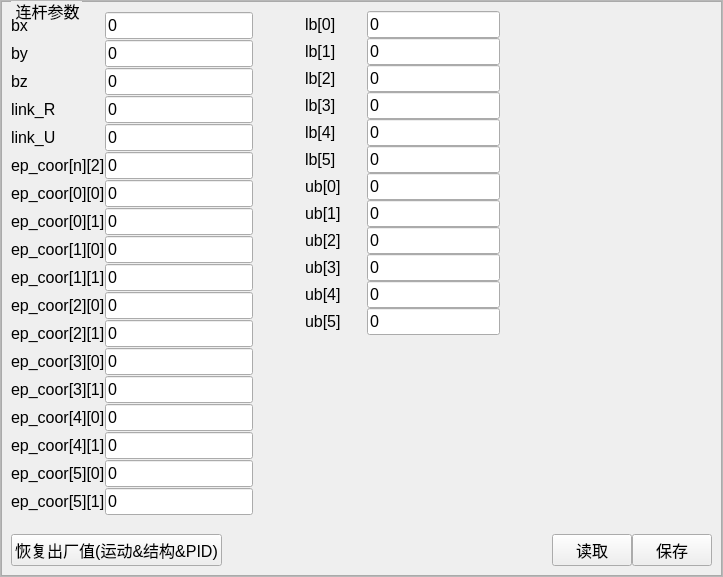
<?xml version="1.0" encoding="UTF-8"?>
<ui version="4.0">
 <class>cstructparam</class>
 <widget class="QWidget" name="cstructparam">
  <property name="geometry">
   <rect>
    <x>0</x>
    <y>0</y>
    <width>723</width>
    <height>577</height>
   </rect>
  </property>
  <property name="font">
   <font>
    <pointsize>12</pointsize>
   </font>
  </property>
  <property name="windowTitle">
   <string>Form</string>
  </property>
  <layout class="QGridLayout" name="gridLayout">
   <property name="leftMargin">
    <number>0</number>
   </property>
   <property name="topMargin">
    <number>0</number>
   </property>
   <property name="rightMargin">
    <number>0</number>
   </property>
   <property name="bottomMargin">
    <number>0</number>
   </property>
   <item row="0" column="0">
    <widget class="QFrame" name="frame">
     <property name="frameShape">
      <enum>QFrame::StyledPanel</enum>
     </property>
     <property name="frameShadow">
      <enum>QFrame::Raised</enum>
     </property>
     <layout class="QGridLayout" name="gridLayout_5">
      <property name="leftMargin">
       <number>0</number>
      </property>
      <property name="topMargin">
       <number>0</number>
      </property>
      <property name="rightMargin">
       <number>0</number>
      </property>
      <property name="bottomMargin">
       <number>0</number>
      </property>
      <item row="0" column="0">
       <widget class="QGroupBox" name="grbLink">
        <property name="styleSheet">
         <string notr="true">QGroupBox {
            border-color: rgb(170, 170, 170);
            border-width: 1px;
            border-style: solid;
            margin-top: 1ex;
			font: 16px
        }
        QGroupBox::title {
            subcontrol-origin: margin;
            subcontrol-position: top left;
            left: 10px;
            margin-left: 2px;
            padding: 0  0px;
        }</string>
        </property>
        <property name="title">
         <string>连杆参数</string>
        </property>
        <property name="alignment">
         <set>Qt::AlignLeading|Qt::AlignLeft|Qt::AlignVCenter</set>
        </property>
        <layout class="QGridLayout" name="gridLayout_2">
         <property name="horizontalSpacing">
          <number>20</number>
         </property>
         <item row="0" column="0">
          <layout class="QGridLayout" name="gridLayout_3">
           <item row="12" column="0">
            <widget class="QLabel" name="label_31">
             <property name="font">
              <font>
               <pointsize>12</pointsize>
              </font>
             </property>
             <property name="text">
              <string>ep_coor[3][0]</string>
             </property>
            </widget>
           </item>
           <item row="9" column="1">
            <widget class="QLineEdit" name="ep_c11">
             <property name="font">
              <font>
               <pointsize>12</pointsize>
              </font>
             </property>
             <property name="text">
              <string>0</string>
             </property>
            </widget>
           </item>
           <item row="12" column="1">
            <widget class="QLineEdit" name="ep_c30">
             <property name="font">
              <font>
               <pointsize>12</pointsize>
              </font>
             </property>
             <property name="text">
              <string>0</string>
             </property>
            </widget>
           </item>
           <item row="5" column="0">
            <widget class="QLabel" name="label_25">
             <property name="font">
              <font>
               <pointsize>12</pointsize>
              </font>
             </property>
             <property name="text">
              <string>ep_coor[n][2]</string>
             </property>
            </widget>
           </item>
           <item row="15" column="0">
            <widget class="QLabel" name="label_34">
             <property name="font">
              <font>
               <pointsize>12</pointsize>
              </font>
             </property>
             <property name="text">
              <string>ep_coor[4][1]</string>
             </property>
            </widget>
           </item>
           <item row="3" column="0">
            <widget class="QLabel" name="label_21">
             <property name="font">
              <font>
               <pointsize>12</pointsize>
              </font>
             </property>
             <property name="text">
              <string>link_R</string>
             </property>
            </widget>
           </item>
           <item row="3" column="1">
            <widget class="QLineEdit" name="link_R">
             <property name="font">
              <font>
               <pointsize>12</pointsize>
              </font>
             </property>
             <property name="text">
              <string>0</string>
             </property>
            </widget>
           </item>
           <item row="16" column="1">
            <widget class="QLineEdit" name="ep_c50">
             <property name="font">
              <font>
               <pointsize>12</pointsize>
              </font>
             </property>
             <property name="text">
              <string>0</string>
             </property>
            </widget>
           </item>
           <item row="15" column="1">
            <widget class="QLineEdit" name="ep_c41">
             <property name="font">
              <font>
               <pointsize>12</pointsize>
              </font>
             </property>
             <property name="text">
              <string>0</string>
             </property>
            </widget>
           </item>
           <item row="17" column="1">
            <widget class="QLineEdit" name="ep_c51">
             <property name="font">
              <font>
               <pointsize>12</pointsize>
              </font>
             </property>
             <property name="text">
              <string>0</string>
             </property>
            </widget>
           </item>
           <item row="6" column="1">
            <widget class="QLineEdit" name="ep_c00">
             <property name="font">
              <font>
               <pointsize>12</pointsize>
              </font>
             </property>
             <property name="text">
              <string>0</string>
             </property>
            </widget>
           </item>
           <item row="11" column="0">
            <widget class="QLabel" name="label_30">
             <property name="font">
              <font>
               <pointsize>12</pointsize>
              </font>
             </property>
             <property name="text">
              <string>ep_coor[2][1]</string>
             </property>
            </widget>
           </item>
           <item row="6" column="0">
            <widget class="QLabel" name="label_26">
             <property name="font">
              <font>
               <pointsize>12</pointsize>
              </font>
             </property>
             <property name="text">
              <string>ep_coor[0][0]</string>
             </property>
            </widget>
           </item>
           <item row="8" column="0">
            <widget class="QLabel" name="label_28">
             <property name="font">
              <font>
               <pointsize>12</pointsize>
              </font>
             </property>
             <property name="text">
              <string>ep_coor[1][0]</string>
             </property>
            </widget>
           </item>
           <item row="7" column="0">
            <widget class="QLabel" name="label_27">
             <property name="font">
              <font>
               <pointsize>12</pointsize>
              </font>
             </property>
             <property name="text">
              <string>ep_coor[0][1]</string>
             </property>
            </widget>
           </item>
           <item row="10" column="0">
            <widget class="QLabel" name="label_29">
             <property name="font">
              <font>
               <pointsize>12</pointsize>
              </font>
             </property>
             <property name="text">
              <string>ep_coor[2][0]</string>
             </property>
            </widget>
           </item>
           <item row="7" column="1">
            <widget class="QLineEdit" name="ep_c01">
             <property name="font">
              <font>
               <pointsize>12</pointsize>
              </font>
             </property>
             <property name="text">
              <string>0</string>
             </property>
            </widget>
           </item>
           <item row="10" column="1">
            <widget class="QLineEdit" name="ep_c20">
             <property name="font">
              <font>
               <pointsize>12</pointsize>
              </font>
             </property>
             <property name="text">
              <string>0</string>
             </property>
            </widget>
           </item>
           <item row="8" column="1">
            <widget class="QLineEdit" name="ep_c10">
             <property name="font">
              <font>
               <pointsize>12</pointsize>
              </font>
             </property>
             <property name="text">
              <string>0</string>
             </property>
            </widget>
           </item>
           <item row="14" column="0">
            <widget class="QLabel" name="label_33">
             <property name="font">
              <font>
               <pointsize>12</pointsize>
              </font>
             </property>
             <property name="text">
              <string>ep_coor[4][0]</string>
             </property>
            </widget>
           </item>
           <item row="17" column="0">
            <widget class="QLabel" name="label_36">
             <property name="font">
              <font>
               <pointsize>12</pointsize>
              </font>
             </property>
             <property name="text">
              <string>ep_coor[5][1]</string>
             </property>
            </widget>
           </item>
           <item row="13" column="1">
            <widget class="QLineEdit" name="ep_c31">
             <property name="font">
              <font>
               <pointsize>12</pointsize>
              </font>
             </property>
             <property name="text">
              <string>0</string>
             </property>
            </widget>
           </item>
           <item row="14" column="1">
            <widget class="QLineEdit" name="ep_c40">
             <property name="font">
              <font>
               <pointsize>12</pointsize>
              </font>
             </property>
             <property name="text">
              <string>0</string>
             </property>
            </widget>
           </item>
           <item row="0" column="0">
            <widget class="QLabel" name="lblE">
             <property name="font">
              <font>
               <pointsize>12</pointsize>
              </font>
             </property>
             <property name="text">
              <string>bx</string>
             </property>
            </widget>
           </item>
           <item row="1" column="0">
            <widget class="QLabel" name="label_22">
             <property name="font">
              <font>
               <pointsize>12</pointsize>
              </font>
             </property>
             <property name="text">
              <string>by</string>
             </property>
            </widget>
           </item>
           <item row="0" column="1">
            <widget class="QLineEdit" name="bx">
             <property name="font">
              <font>
               <pointsize>12</pointsize>
              </font>
             </property>
             <property name="text">
              <string>0</string>
             </property>
            </widget>
           </item>
           <item row="1" column="1">
            <widget class="QLineEdit" name="by">
             <property name="font">
              <font>
               <pointsize>12</pointsize>
              </font>
             </property>
             <property name="text">
              <string>0</string>
             </property>
            </widget>
           </item>
           <item row="2" column="0">
            <widget class="QLabel" name="label_23">
             <property name="font">
              <font>
               <pointsize>12</pointsize>
              </font>
             </property>
             <property name="text">
              <string>bz</string>
             </property>
            </widget>
           </item>
           <item row="2" column="1">
            <widget class="QLineEdit" name="bz">
             <property name="font">
              <font>
               <pointsize>12</pointsize>
              </font>
             </property>
             <property name="text">
              <string>0</string>
             </property>
            </widget>
           </item>
           <item row="4" column="0">
            <widget class="QLabel" name="label_24">
             <property name="font">
              <font>
               <pointsize>12</pointsize>
              </font>
             </property>
             <property name="text">
              <string>link_U</string>
             </property>
            </widget>
           </item>
           <item row="4" column="1">
            <widget class="QLineEdit" name="link_U">
             <property name="font">
              <font>
               <pointsize>12</pointsize>
              </font>
             </property>
             <property name="text">
              <string>0</string>
             </property>
            </widget>
           </item>
           <item row="11" column="1">
            <widget class="QLineEdit" name="ep_c21">
             <property name="font">
              <font>
               <pointsize>12</pointsize>
              </font>
             </property>
             <property name="text">
              <string>0</string>
             </property>
            </widget>
           </item>
           <item row="13" column="0">
            <widget class="QLabel" name="label_32">
             <property name="font">
              <font>
               <pointsize>12</pointsize>
              </font>
             </property>
             <property name="text">
              <string>ep_coor[3][1]</string>
             </property>
            </widget>
           </item>
           <item row="16" column="0">
            <widget class="QLabel" name="label_35">
             <property name="font">
              <font>
               <pointsize>12</pointsize>
              </font>
             </property>
             <property name="text">
              <string>ep_coor[5][0]</string>
             </property>
            </widget>
           </item>
           <item row="9" column="0">
            <widget class="QLabel" name="label_37">
             <property name="font">
              <font>
               <pointsize>12</pointsize>
              </font>
             </property>
             <property name="text">
              <string>ep_coor[1][1]</string>
             </property>
            </widget>
           </item>
           <item row="5" column="1">
            <widget class="QLineEdit" name="ep_cn2">
             <property name="font">
              <font>
               <pointsize>12</pointsize>
              </font>
             </property>
             <property name="text">
              <string>0</string>
             </property>
            </widget>
           </item>
          </layout>
         </item>
         <item row="0" column="2">
          <layout class="QGridLayout" name="gridLayout_6">
           <item row="0" column="0">
            <layout class="QGridLayout" name="gridLayout_4">
             <item row="10" column="1">
              <widget class="QLineEdit" name="ub4">
               <property name="font">
                <font>
                 <pointsize>12</pointsize>
                </font>
               </property>
               <property name="text">
                <string>0</string>
               </property>
              </widget>
             </item>
             <item row="4" column="1">
              <widget class="QLineEdit" name="lb4">
               <property name="font">
                <font>
                 <pointsize>12</pointsize>
                </font>
               </property>
               <property name="text">
                <string>0</string>
               </property>
              </widget>
             </item>
             <item row="5" column="1">
              <widget class="QLineEdit" name="lb5">
               <property name="font">
                <font>
                 <pointsize>12</pointsize>
                </font>
               </property>
               <property name="text">
                <string>0</string>
               </property>
              </widget>
             </item>
             <item row="5" column="0">
              <widget class="QLabel" name="label_42">
               <property name="font">
                <font>
                 <pointsize>12</pointsize>
                </font>
               </property>
               <property name="text">
                <string>lb[5]</string>
               </property>
              </widget>
             </item>
             <item row="4" column="0">
              <widget class="QLabel" name="label_43">
               <property name="font">
                <font>
                 <pointsize>12</pointsize>
                </font>
               </property>
               <property name="text">
                <string>lb[4]</string>
               </property>
              </widget>
             </item>
             <item row="3" column="0">
              <widget class="QLabel" name="label_44">
               <property name="font">
                <font>
                 <pointsize>12</pointsize>
                </font>
               </property>
               <property name="text">
                <string>lb[3]</string>
               </property>
              </widget>
             </item>
             <item row="7" column="1">
              <widget class="QLineEdit" name="ub1">
               <property name="font">
                <font>
                 <pointsize>12</pointsize>
                </font>
               </property>
               <property name="text">
                <string>0</string>
               </property>
              </widget>
             </item>
             <item row="9" column="0">
              <widget class="QLabel" name="label_38">
               <property name="font">
                <font>
                 <pointsize>12</pointsize>
                </font>
               </property>
               <property name="text">
                <string>ub[3]</string>
               </property>
              </widget>
             </item>
             <item row="8" column="1">
              <widget class="QLineEdit" name="ub2">
               <property name="font">
                <font>
                 <pointsize>12</pointsize>
                </font>
               </property>
               <property name="text">
                <string>0</string>
               </property>
              </widget>
             </item>
             <item row="6" column="0">
              <widget class="QLabel" name="label_55">
               <property name="font">
                <font>
                 <pointsize>12</pointsize>
                </font>
               </property>
               <property name="text">
                <string>ub[0]</string>
               </property>
              </widget>
             </item>
             <item row="11" column="1">
              <widget class="QLineEdit" name="ub5">
               <property name="font">
                <font>
                 <pointsize>12</pointsize>
                </font>
               </property>
               <property name="text">
                <string>0</string>
               </property>
              </widget>
             </item>
             <item row="11" column="0">
              <widget class="QLabel" name="label_50">
               <property name="font">
                <font>
                 <pointsize>12</pointsize>
                </font>
               </property>
               <property name="text">
                <string>ub[5]</string>
               </property>
              </widget>
             </item>
             <item row="9" column="1">
              <widget class="QLineEdit" name="ub3">
               <property name="font">
                <font>
                 <pointsize>12</pointsize>
                </font>
               </property>
               <property name="text">
                <string>0</string>
               </property>
              </widget>
             </item>
             <item row="8" column="0">
              <widget class="QLabel" name="label_54">
               <property name="font">
                <font>
                 <pointsize>12</pointsize>
                </font>
               </property>
               <property name="text">
                <string>ub[2]</string>
               </property>
              </widget>
             </item>
             <item row="7" column="0">
              <widget class="QLabel" name="label_53">
               <property name="font">
                <font>
                 <pointsize>12</pointsize>
                </font>
               </property>
               <property name="text">
                <string>ub[1]</string>
               </property>
              </widget>
             </item>
             <item row="6" column="1">
              <widget class="QLineEdit" name="ub0">
               <property name="font">
                <font>
                 <pointsize>12</pointsize>
                </font>
               </property>
               <property name="text">
                <string>0</string>
               </property>
              </widget>
             </item>
             <item row="10" column="0">
              <widget class="QLabel" name="label_52">
               <property name="font">
                <font>
                 <pointsize>12</pointsize>
                </font>
               </property>
               <property name="text">
                <string>ub[4]</string>
               </property>
              </widget>
             </item>
             <item row="1" column="0">
              <widget class="QLabel" name="label_47">
               <property name="font">
                <font>
                 <pointsize>12</pointsize>
                </font>
               </property>
               <property name="text">
                <string>lb[1]</string>
               </property>
              </widget>
             </item>
             <item row="0" column="1">
              <widget class="QLineEdit" name="lb0">
               <property name="font">
                <font>
                 <pointsize>12</pointsize>
                </font>
               </property>
               <property name="text">
                <string>0</string>
               </property>
              </widget>
             </item>
             <item row="3" column="1">
              <widget class="QLineEdit" name="lb3">
               <property name="font">
                <font>
                 <pointsize>12</pointsize>
                </font>
               </property>
               <property name="text">
                <string>0</string>
               </property>
              </widget>
             </item>
             <item row="2" column="0">
              <widget class="QLabel" name="label_46">
               <property name="font">
                <font>
                 <pointsize>12</pointsize>
                </font>
               </property>
               <property name="text">
                <string>lb[2]</string>
               </property>
              </widget>
             </item>
             <item row="1" column="1">
              <widget class="QLineEdit" name="lb1">
               <property name="font">
                <font>
                 <pointsize>12</pointsize>
                </font>
               </property>
               <property name="text">
                <string>0</string>
               </property>
              </widget>
             </item>
             <item row="2" column="1">
              <widget class="QLineEdit" name="lb2">
               <property name="font">
                <font>
                 <pointsize>12</pointsize>
                </font>
               </property>
               <property name="text">
                <string>0</string>
               </property>
              </widget>
             </item>
             <item row="0" column="0">
              <widget class="QLabel" name="label_48">
               <property name="font">
                <font>
                 <pointsize>12</pointsize>
                </font>
               </property>
               <property name="text">
                <string>lb[0]       </string>
               </property>
              </widget>
             </item>
            </layout>
           </item>
           <item row="1" column="0">
            <spacer name="verticalSpacer">
             <property name="orientation">
              <enum>Qt::Vertical</enum>
             </property>
             <property name="sizeHint" stdset="0">
              <size>
               <width>20</width>
               <height>40</height>
              </size>
             </property>
            </spacer>
           </item>
          </layout>
         </item>
         <item row="1" column="3">
          <layout class="QHBoxLayout" name="horizontalLayout">
           <item>
            <spacer name="horizontalSpacer_3">
             <property name="orientation">
              <enum>Qt::Horizontal</enum>
             </property>
             <property name="sizeHint" stdset="0">
              <size>
               <width>40</width>
               <height>20</height>
              </size>
             </property>
            </spacer>
           </item>
           <item>
            <widget class="QPushButton" name="readBtn">
             <property name="font">
              <font>
               <pointsize>12</pointsize>
              </font>
             </property>
             <property name="text">
              <string>读取</string>
             </property>
            </widget>
           </item>
           <item>
            <widget class="QPushButton" name="saveBtn">
             <property name="font">
              <font>
               <pointsize>12</pointsize>
              </font>
             </property>
             <property name="text">
              <string>保存</string>
             </property>
            </widget>
           </item>
          </layout>
         </item>
         <item row="1" column="0">
          <layout class="QHBoxLayout" name="horizontalLayout_2">
           <item>
            <widget class="QPushButton" name="restoreParam">
             <property name="font">
              <font>
               <pointsize>12</pointsize>
              </font>
             </property>
             <property name="text">
              <string>恢复出厂值(运动&amp;&amp;结构&amp;&amp;PID)</string>
             </property>
            </widget>
           </item>
           <item>
            <spacer name="horizontalSpacer_2">
             <property name="orientation">
              <enum>Qt::Horizontal</enum>
             </property>
             <property name="sizeHint" stdset="0">
              <size>
               <width>40</width>
               <height>20</height>
              </size>
             </property>
            </spacer>
           </item>
          </layout>
         </item>
         <item row="0" column="1">
          <spacer name="horizontalSpacer">
           <property name="orientation">
            <enum>Qt::Horizontal</enum>
           </property>
           <property name="sizeHint" stdset="0">
            <size>
             <width>40</width>
             <height>20</height>
            </size>
           </property>
          </spacer>
         </item>
        </layout>
       </widget>
      </item>
     </layout>
    </widget>
   </item>
  </layout>
 </widget>
 <resources/>
 <connections/>
</ui>
